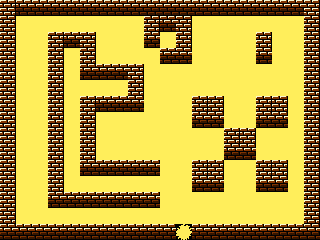

A level layout from a 2D game, rendered from its tile map. Below: a short description, then the map file with tile-grid data replaced by summaries:
An orthogonal 20x15 tile map with 16x16 px tiles, 2 tile layers (Floor, Walls) and 4 objects (2x NPC, 2x entrance).

<map version="1.0" orientation="orthogonal" renderorder="right-down" width="20" height="15" tilewidth="16" tileheight="16" nextobjectid="5">
 <tileset firstgid="1" name="tiles_town" tilewidth="16" tileheight="16" tilecount="64" columns="8">
  <image source="tiles_town.png" width="128" height="128" />
 </tileset>
 <objectgroup name="Objects">
  <object id="1" name="npc" type="NPC" x="112" y="80" width="16" height="16">
   <properties>
    <property name="facing" type="int" value="1" />
    <property name="lineNum" type="int" value="11" />
    <property name="name" value="22real" />
    <property name="species" type="int" value="2" />
   </properties>
  </object>
  <object id="2" name="npc" type="NPC" x="144" y="48" width="16" height="16">
   <properties>
    <property name="facing" type="int" value="1" />
    <property name="lineNum" type="int" value="12" />
    <property name="name" value="busyguy" />
    <property name="species" type="int" value="4" />
   </properties>
  </object>
  <object id="3" name="0" type="entrance" x="176" y="208" width="16" height="16" />
  <object id="4" name="1" type="entrance" x="64" y="48" width="16" height="16" />
 </objectgroup>
 <layer name="Floor" width="20" height="15">
  <properties>
   <property name="edgeExitNextEntID" type="int" value="0" />
   <property name="edgeExitNextMapName" value="worldmap.tmx" />
   <property name="tileset" value="tiles_town" />
  </properties>
  <data>[300 cells, 300 non-empty, 4 distinct tile ids]</data>
 </layer>
 <layer name="Walls" width="20" height="15">
  <properties>
   <property name="collidable" value="true" />
   <property name="tileset" value="tiles_town" />
  </properties>
  <data>[300 cells, 66 non-empty, 2 distinct tile ids]</data>
 </layer>
</map>